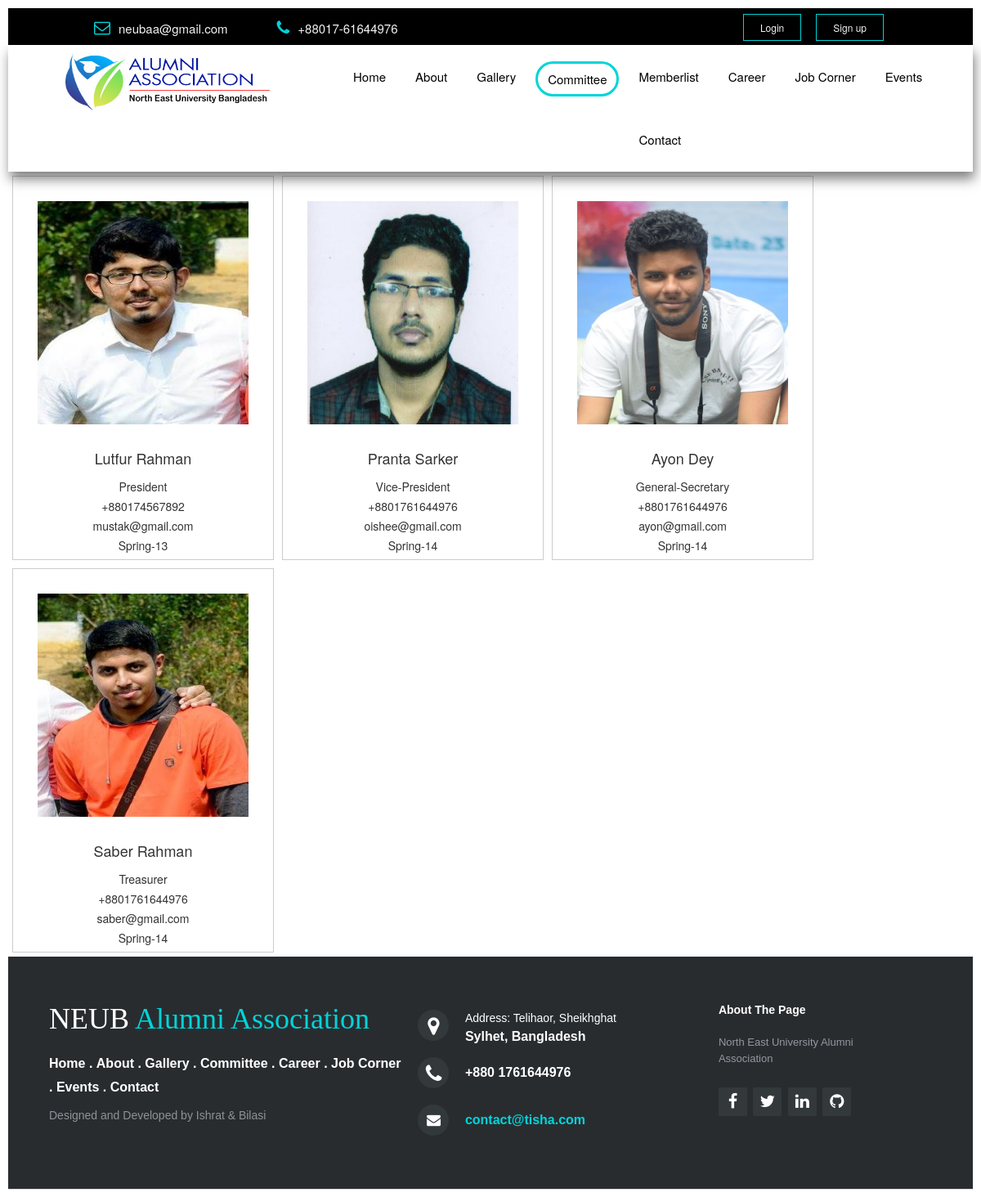
Screenshot of /committee.php with the database file from the repository.
### tables this page shows
CREATE TABLE `committee` (
  `id` int(11) NOT NULL,
  `name` varchar(100) DEFAULT NULL,
  `position` varchar(100) DEFAULT NULL,
  `session` varchar(100) DEFAULT NULL,
  `phone` varchar(100) DEFAULT NULL,
  `email` varchar(100) DEFAULT NULL,
  `image` varchar(255) DEFAULT NULL
);

### functions/function.php (called while the page is built)
<?php
    function get_header(){
        require_once("includes/header.php");
    }
    function get_footer(){
        require_once("includes/footer.php");
    }
?>

### committee.php (the view, shortened to what this page needs)
<?php
require_once("functions/function.php");
get_header();
$result = mysqli_query($con, "SELECT * FROM committee ORDER BY id asc");
?>
<div class="topnav"  id="myTopnav" >
  <div class="logo">
    <a href="index.php"><img src="img/logo3.jpg" alt="NEUBAA" height="100" width="400"></a>
  </div>
  <div class="navi">
    <a href="index.php">Home</a>
    <a href="about.php">About</a>
    <a href="gallery.php">Gallery</a>
    <a href="committee.php" class="active">Committee</a>
    <a href="members.php">Memberlist</a>
    <a href="career.php">Career</a>
    <a href="job.php">Job Corner</a>
    <a href="Events.php">Events</a>
    <a href="contact.php">Contact</a>
  </div>
</div>
<?php
while($row = mysqli_fetch_array($result)){
  ?>
  <div class="committee">
    <a target="_blank">
      <img src="admin/<?php echo $row["image"]; ?>" alt="photo" width="600" height="400">
    </a>
    <div class="sc"><h4><?php echo $row["name"]; ?></h4></div>
    <div class="sc"><?php echo $row["position"]; ?></div>
    <div class="sc"><?php echo $row["phone"]; ?></div>
    <div class="sc"><?php echo $row["email"]; ?></div>
    <div class="sc"><?php echo $row["session"]; ?></div>
  </div>
  <?php
}
?>
<?php
get_footer();
?>

### includes/header.php (shortened to what this page needs)
<!DOCTYPE html>
<html lang="en">
<head>
  <link href="https://stackpath.bootstrapcdn.com/font-awesome/4.7.0/css/font-awesome.min.css" rel="stylesheet">
  <link rel="stylesheet" href="css/style.css" type="text/css">
  <link rel="stylesheet" href="css/gallery.css" type="text/css">
  <link rel="stylesheet" href="css/contact.css" type="text/css">
  <link rel="stylesheet" href="css/career.css" type="text/css">
  <link rel="stylesheet" href="css/createpost.css" type="text/css">
  <link rel="stylesheet" href="css/about.css" type="text/css">
  <link rel="stylesheet" href="css/committee.css" type="text/css">
  <link rel="stylesheet" href="css/members.css" type="text/css">
  <link rel="stylesheet" href="css/job.css" type="text/css">
  <link rel="stylesheet" href="https://maxcdn.bootstrapcdn.com/bootstrap/3.3.7/css/bootstrap.min.css">
</head>
<body>
  <div class="top" id="myTop">
    <div class="top-left">
      <span class="icon"><i class="fa fa-envelope-o"></i></span>
      <span class="text">neubaa@gmail.com</span>
    </div>
    <div class="top-center">
      <span class="icon"><i class="fa fa-phone"></i></span>
      <span class="text">+88017-61644976</span>
    </div>
    <div class="top-right">
      <?php if(isset($_SESSION['username'])&& !empty($_SESSION['username']))
      {
        ?>
        <a href="logout.php">logout</a>
        <a href="myprofile.php?user=<?php echo $_SESSION['username']; ?>">My Profile</a>
      <?php }else{ ?>
      <a href="register.php">Sign up</a>
      <a href="login.php">Login</a>
    <?php } ?>
    </div>
  </div>

### includes/footer.php (shortened to what this page needs)
<footer class="footer-distributed">
  <div class="footer-left">
    <h3>NEUB <span>Alumni Association</span></h3>
    <p class="footer-links">
      <a href="index.php">Home</a>
      .
      <a href="about.php">About</a>
      .
      <a href="gallery.php">Gallery</a>
      .
      <a href="committee.php">Committee</a>
      .
      <a href="career.php">Career</a>
      .
      <a href="job.php">Job Corner</a>
      .
      <a href="Events.php">Events</a>
      .
      <a href="contact.php">Contact</a>
    </p>
    <p class="footer-company-name">Designed and Developed by Ishrat & Bilasi</p>
  </div>
  <div class="footer-center">
    <div>
      <i class="fa fa-map-marker"></i>
      <p><span>Address: Telihaor, Sheikhghat</span> Sylhet, Bangladesh</p>
    </div>
    <div>
      <i class="fa fa-phone"></i>
      <p>+880 1761644976</p>
    </div>
    <div>
      <i class="fa fa-envelope"></i>
      <p><a href="#">contact@tisha.com</a></p>
    </div>
  </div>
  <div class="footer-right">
    <p class="footer-company-about">
      <span>About The Page</span>
      North East University Alumni Association
    </p>
    <div class="footer-icons">
      <a href="#"><i class="fa fa-facebook"></i></a>
      <a href="#"><i class="fa fa-twitter"></i></a>
      <a href="#"><i class="fa fa-linkedin"></i></a>
      <a href="#"><i class="fa fa-github"></i></a>
    </div>
  </div>
</footer>
</body
</html>

### css/style.css (style rules this page uses)
* { box-sizing: border-box; }
body { font-family: Arial, Helvetica, sans-serif; margin: 0px; padding: 10px; background-color: white; }
.top { overflow:hidden; background-color: black; height: 45px; z-index: 9998!important; }
.top .top-left { margin-left: 100px; }
.top .top-left span { float: left; display: inline; color: #f2f2f2; text-align: center; margin: 12px 3px; padding: 2px; text-decoration: none; background: black; font-size: 15px; }
.top .top-left span i { float: left; display: block; color: #00d4d9; text-align: center; text-decoration: none; background: black; font-size: 20px; }
.top .top-center span { float: left; display: block; color: #f2f2f2; text-align: center; margin: 12px 3px; padding: 2px; text-decoration: none; background: black; font-size: 15px; }
.top .top-center span i { float: left; display: inline; color: #00d4d9; text-align: center; padding-left: 50px; text-decoration: none; background: black; font-size: 20px; }
.top .top-right { margin-right: 100px; }
.top .top-right a { float:right; display: inline; color: #f2f2f2; text-align: center; margin: 7px 9px; padding: 7px 20px; text-decoration: none; background: black; font-size: 12px; border-radius: 0px; border: 0.1px solid #00d4d9; }
.topnav { overflow: hidden; background-color: white; position: sticky; position: -webkit-sticky; top: 0; box-shadow: 2px 9px 14px rgba(0, 0, 0, 0.5); }
.topnav .logo { position: absolute; }
.topnav .logo img { position: relative; max-height: 70px; max-width: 250px; margin-top: 10px; margin-bottom: 5px; margin-left: 70px; }
.topnav .navi { margin-left: 400px; margin-right: 30px; }
.topnav .navi a { float:left; display: block; color: black; background-color: white; text-align: center; margin-top: 20px; margin-bottom: 20px; margin-left: 10px; margin-right: 2px; padding-top: 8px; padding-bottom: 8px; padding-left:12px; padding-right: 12px; text-decoration: none; font-size: 15px; }
.topnav .navi a.active,.topnav .navi a:hover { color:black; background: white; border: 3px solid #00d4d9; border-radius: 40px; }
footer { width: 90%; padding: 10px; min-height: 100%; height: auto !important; height: 100%; margin: 0 auto; overflow: hidden; background: white; overflow: hidden; }
.footer-distributed { background-color: #292c2f; box-shadow: 0 1px 1px 0 rgba(0, 0, 0, 0.12); box-sizing: border-box; width: 100%; text-align: left; font: bold 16px sans-serif; padding: 55px 50px; margin-top: 80px; }
.footer-distributed .footer-left, .footer-distributed .footer-center, .footer-distributed .footer-right { display: inline-block; vertical-align: top; }
.footer-distributed .footer-left { width: 40%; }
.footer-distributed h3 { color: #ffffff; font: normal 36px 'Cookie', cursive; margin: 0; }
.footer-left h3 span { color: #00d4d9; }
.footer-distributed .footer-links { color: #ffffff; margin: 20px 0 12px; padding: 0; }
.footer-distributed .footer-links a { display:inline-block; line-height: 1.8; text-decoration: none; color: inherit; }
.footer-distributed .footer-company-name { color: #8f9296; font-size: 14px; font-weight: normal; margin: 0; }
.footer-distributed .footer-center { width: 35%; }
.footer-distributed .footer-center i { background-color: #33383b; color: #ffffff; font-size: 25px; width: 38px; height: 38px; border-radius: 50%; text-align: center; line-height: 42px; margin: 10px 15px; vertical-align: middle; }
.footer-distributed .footer-center i.fa-envelope { font-size: 17px; line-height: 38px; }
.footer-distributed .footer-center p { display: inline-block; color: #ffffff; vertical-align: middle; margin:0; }
.footer-distributed .footer-center p span { display:block; font-weight: normal; font-size:14px; line-height:2; }
.footer-distributed .footer-center p a { color: #00d4d9; text-decoration: none;; }
.footer-distributed .footer-right { width: 20%; }
.footer-distributed .footer-company-about { line-height: 20px; color: #92999f; font-size: 13px; font-weight: normal; margin: 0; }
.footer-distributed .footer-company-about span { display: block; color: #ffffff; font-size: 14px; font-weight: bold; margin-bottom: 20px; }
.footer-distributed .footer-icons { margin-top: 25px; }
.footer-distributed .footer-icons a { display: inline-block; width: 35px; height: 35px; cursor: pointer; background-color: #33383b; border-radius: 2px; font-size: 20px; color: #ffffff; text-align: center; line-height: 35px; margin-right: 3px; margin-bottom: 5px; }

### css/career.css (style rules this page uses)
img { width: 100%; height: 100%; }

### css/job.css (style rules this page uses)
img { width: 100%; height: 100%; }

### rows the page displays
committee: image (picture), name "Lutfur Rahman", position "President", phone "+880174567892", email "mustak@gmail.com", session "Spring-13"
committee: image (picture), name "Pranta Sarker", position "Vice-President", phone "+8801761644976", email "oishee@gmail.com", session "Spring-14"
committee: image (picture), name "Ayon Dey", position "General-Secretary", phone "+8801761644976", email "ayon@gmail.com", session "Spring-14"
committee: image (picture), name "Saber Rahman", position "Treasurer", phone "+8801761644976", email "saber@gmail.com", session "Spring-14"
